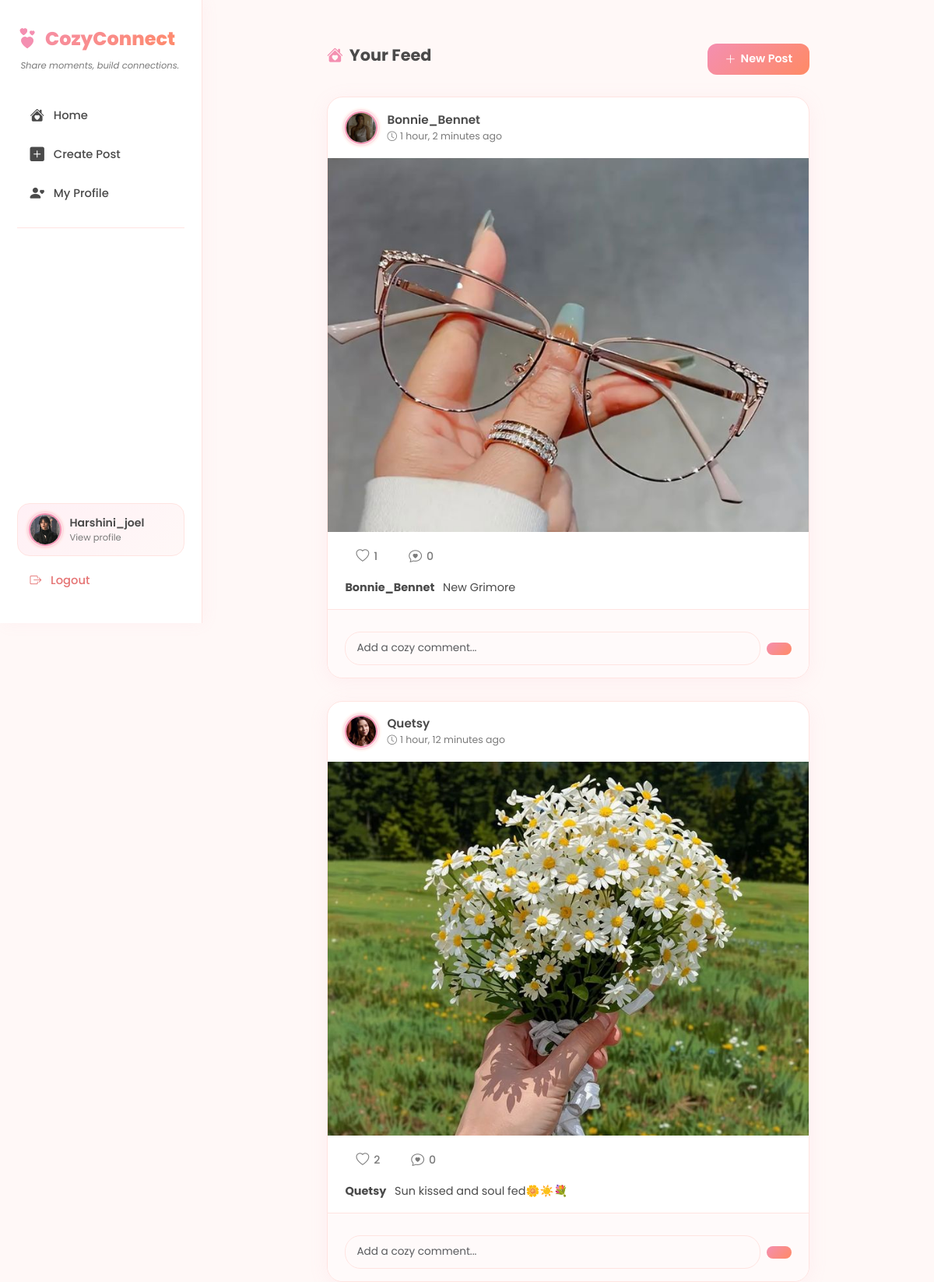
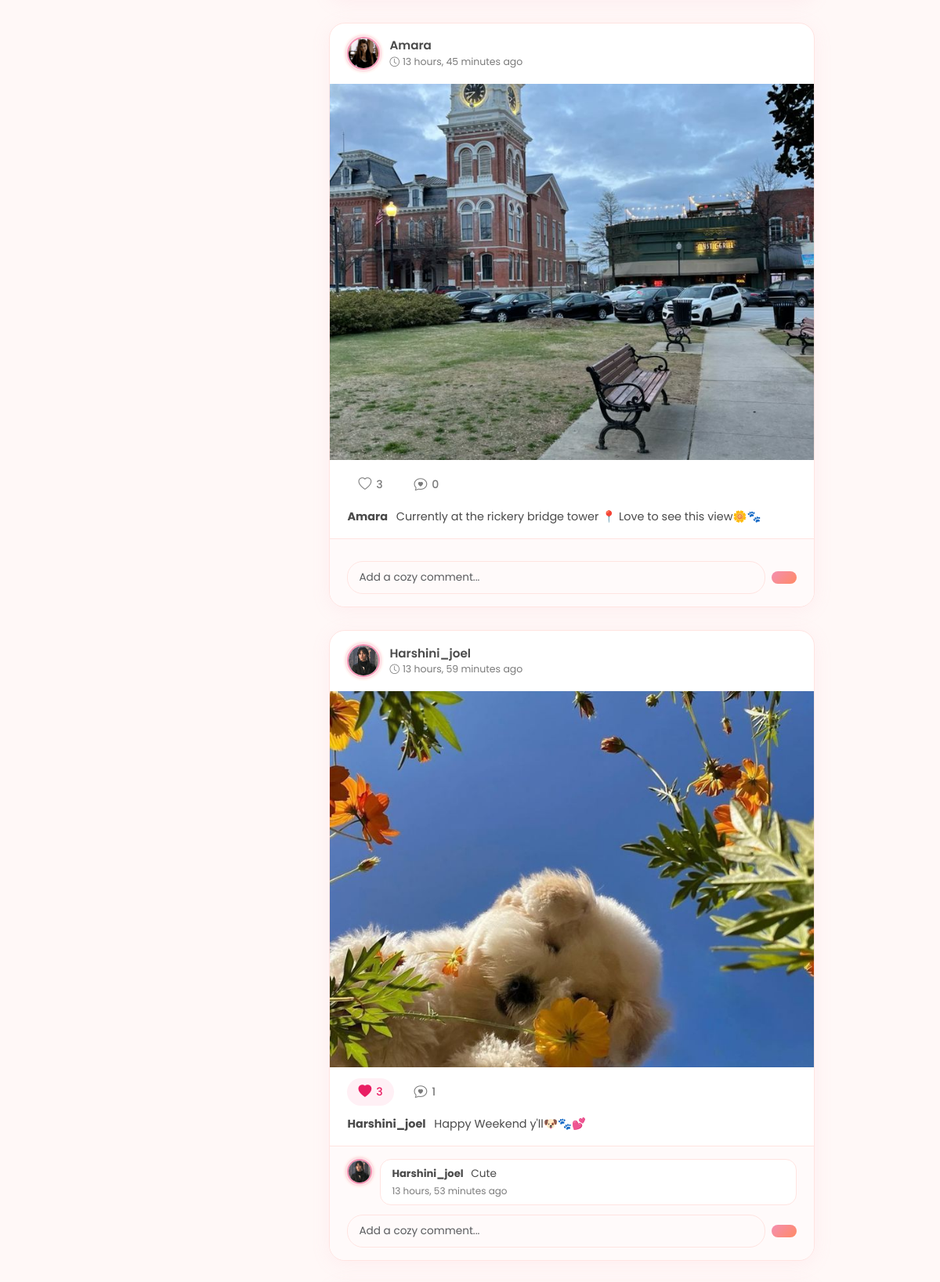
The page /feed/ (signed in, upper part) on the database its author committed (2 pictures, top to bottom).
### social/models.py (models this page shows, shortened)
class Profile(models.Model):
    user = models.OneToOneField(
        User,
        on_delete=models.CASCADE,
        related_name='profile'
    )
    bio = models.TextField(max_length=300, blank=True)
    avatar = models.ImageField(
        upload_to='avatars/',
        default='avatars/default.png',
        blank=True
    )

class Post(models.Model):
    author = models.ForeignKey(
        User,
        on_delete=models.CASCADE,
        related_name='posts'
    )
    caption = models.TextField(max_length=500, blank=True)
    image = models.ImageField(
        upload_to='posts/',
        blank=True,
        null=True
    )
    created_at = models.DateTimeField(auto_now_add=True)
    class Meta:
        ordering = ['-created_at']
    def get_likes_count(self):
        return Like.objects.filter(post=self).count()
    def get_comments_count(self):
        return Comment.objects.filter(post=self).count()

class Comment(models.Model):
    author = models.ForeignKey(
        User,
        on_delete=models.CASCADE,
        related_name='comments'
    )
    post = models.ForeignKey(
        Post,
        on_delete=models.CASCADE,
        related_name='comments'
    )
    content = models.TextField(max_length=300)
    created_at = models.DateTimeField(auto_now_add=True)
    class Meta:
        ordering = ['created_at']

### social/views.py (the view)
# urls.py: path('feed/', views.feed_view, name='feed'),
@login_required(login_url='login')
def feed_view(request):
    posts = Post.objects.all().select_related('author', 'author__profile')
    liked_posts = Like.objects.filter(
        user=request.user
    ).values_list('post_id', flat=True)
    comment_form = CommentForm()
    return render(request, 'social/feed.html', {
        'posts': posts,
        'liked_posts': liked_posts,
        'comment_form': comment_form,
    })

### social/forms.py
class CommentForm(forms.ModelForm):
    class Meta:
        model = Comment
        fields = ['content']
        widgets = {
            'content': forms.TextInput(attrs={
                'placeholder': 'Add a comment...',
                'class': 'form-control',
                'autocomplete': 'off'
            })
        }

### templates/social/feed.html (shortened to what this page needs)
{% extends 'social/base.html' %}
{% block content %}
<div class="content-center">
    <div class="page-header">
        <h5 class="page-title"><i class="bi bi-house-heart-fill me-2" style="color:var(--rose);"></i>Your Feed</h5>
        <a href="{% url 'create_post' %}" class="btn-cozy">
            <i class="bi bi-plus-lg"></i> New Post
        </a>
    </div>
    {% if posts %}
    {% for post in posts %}
    <div class="post-card">
        <div class="post-header">
            <a href="{% url 'profile' username=post.author.username %}" style="text-decoration:none;">
                <div class="avatar-cozy">
                    {% if post.author.profile.avatar %}
                    <img src="{{ post.author.profile.avatar.url }}" alt="avatar">
                    {% else %}
                    <div class="avatar-init">{{ post.author.username|first|upper }}</div>
                    {% endif %}
                </div>
            </a>
            <div>
                <a href="{% url 'profile' username=post.author.username %}"
                    style="font-weight:600;color:var(--text);text-decoration:none;font-size:0.95rem;">
                    {{ post.author.username }}
                </a>
                <div style="font-size:0.78rem;color:var(--muted);">
                    <i class="bi bi-clock me-1"></i>{{ post.created_at|timesince }} ago
                </div>
            </div>
        </div>
        {% if post.image %}
        <img src="{{ post.image.url }}" class="post-image" alt="post">
        {% endif %}
        <div class="post-actions">
            <a href="{% url 'like_post' post.id %}" class="action-btn {% if post.id in liked_posts %}liked{% endif %}">
                <i class="bi {% if post.id in liked_posts %}bi-heart-fill{% else %}bi-heart{% endif %}"></i>
                {{ post.get_likes_count }}
            </a>
            <span class="action-btn">
                <i class="bi bi-chat-heart"></i>
                {{ post.get_comments_count }}
            </span>
        </div>
        {% if post.caption %}
        <div class="post-caption">
            <strong>{{ post.author.username }}</strong> {{ post.caption }}
        </div>
        {% endif %}
        <div class="comments-section">
            {% for comment in post.comments.all %}
            <div class="comment-item">
                <div class="avatar-cozy avatar-sm">
                    {% if comment.author.profile.avatar %}
                    <img src="{{ comment.author.profile.avatar.url }}" alt="avatar">
                    {% else %}
                    <div class="avatar-init">{{ comment.author.username|first|upper }}</div>
                    {% endif %}
                </div>
                <div class="comment-bubble">
                    <strong style="font-size:0.82rem;color:var(--text);">{{ comment.author.username }}</strong>
                    <span style="margin-left:6px;color:var(--text);">{{ comment.content }}</span>
                    <div class="comment-meta">{{ comment.created_at|timesince }} ago</div>
                </div>
            </div>
            {% endfor %}
            <form method="POST" action="{% url 'add_comment' post.id %}" class="comment-form">
                <input type="text" name="content" class="form-control" placeholder="Add a cozy comment..."
                    style="border-radius:20px;font-size:0.85rem;">
                <button type="submit" class="btn-cozy" style="border-radius:20px;padding:8px 16px;white-space:nowrap;">
                </button>
            </form>
        </div>
    </div>
    {% endfor %}
    {% endif %}
</div>
{% endblock %}

### templates/social/base.html (shortened to what this page needs)
<!DOCTYPE html>
<html lang="en">
<head>
    <link href="https://cdn.jsdelivr.net/npm/bootstrap@5.3.0/dist/css/bootstrap.min.css" rel="stylesheet">
    <link href="https://cdn.jsdelivr.net/npm/bootstrap-icons@1.10.5/font/bootstrap-icons.css" rel="stylesheet">
</head>
<body>
    {% if user.is_authenticated %}
    <aside class="sidebar">
        <a href="{% url 'feed' %}" class="sidebar-brand">
            <i class="bi bi-hearts"></i>
            <span>CozyConnect</span>
        </a>
        <p class="sidebar-tagline">Share moments, build connections.</p>
        <nav>
            <a href="{% url 'feed' %}" class="nav-item-custom">
                <i class="bi bi-house-heart-fill"></i>
                <span>Home</span>
            </a>
            <a href="{% url 'create_post' %}" class="nav-item-custom">
                <i class="bi bi-plus-square-fill"></i>
                <span>Create Post</span>
            </a>
            <a href="{% url 'profile' username=request.user.username %}" class="nav-item-custom">
                <i class="bi bi-person-heart"></i>
                <span>My Profile</span>
            </a>
        </nav>
        <div class="sidebar-divider"></div>
        <div class="sidebar-bottom">
            <a href="{% url 'profile' username=request.user.username %}" class="user-pill">
                <div class="avatar-cozy">
                    {% if user.profile.avatar %}
                    <img src="{{ user.profile.avatar.url }}" alt="avatar">
                    {% else %}
                    <div class="avatar-init">{{ user.username|first|upper }}</div>
                    {% endif %}
                </div>
                <div>
                    <div class="user-pill-name">{{ user.username }}</div>
                    <div class="user-pill-sub">View profile</div>
                </div>
            </a>
            <a href="{% url 'logout' %}" class="logout-btn">
                <i class="bi bi-box-arrow-right"></i>
                <span>Logout</span>
            </a>
        </div>
    </aside>
    {% endif %}
    <div
        class="{% if user.is_authenticated %}main-content{% else %}d-flex align-items-center justify-content-center min-vh-100{% endif %}">
        {% block content %}{% endblock %}
    </div>
</body>
</html>

### rows shown on the page
Post: author.profile.avatar (picture), author.username "Bonnie_Bennet", created_at "1 hour, 2 minutes", image (picture), get_likes_count "1", get_comments_count "0", caption "New Grimore"
Post: author.profile.avatar (picture), author.username "Quetsy", created_at "1 hour, 12 minutes", image (picture), get_likes_count "2", get_comments_count "0", caption "Sun kissed and soul fed🌼☀️💐"
Post: author.profile.avatar (picture), author.username "Amara", created_at "13 hours, 45 minutes", image (picture), get_likes_count "3", get_comments_count "0", caption "Currently at the rickery bridge tower 📍 Love to see this view🌼🐾"
Post: author.profile.avatar (picture), author.username "Harshini_joel", created_at "13 hours, 59 minutes", image (picture), get_likes_count "3", get_comments_count "1", caption "Happy Weekend y'll🐶🐾💕"
Comment: author.profile.avatar (picture), author.username "Harshini_joel", content "Cute", created_at "13 hours, 53 minutes"

### other values the page prints
{{ user.username }} "Harshini_joel"
